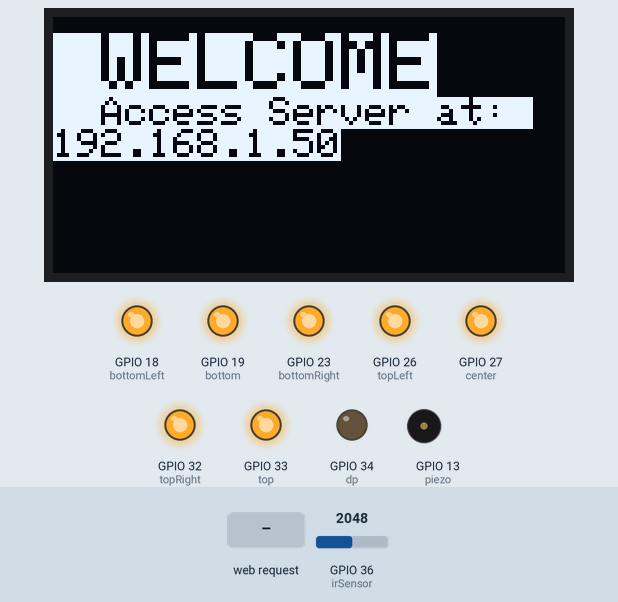
Bench run of a sketch on a simulated ESP32. Shown: 128×64 one-colour display, output pins drawn as LEDs (lit = HIGH), buzzer (waves = sounding, pin HIGH). The test bench sets the inputs (shaded band); at power-on: GPIO 36 (irSensor) = 2048. WiFi joins after 1.5 s; servers stay silent unless stated; the display library's start-up logo is not drawn; not simulated (calls return 0 or success): arduino_secrets.h; pins used as bus, display or sensor lines are not drawn; what the sketch prints to the serial monitor is not drawn.

Above: at 4.7 s.
4.8 s: HTTP request GET /H received
At 5.6 s:
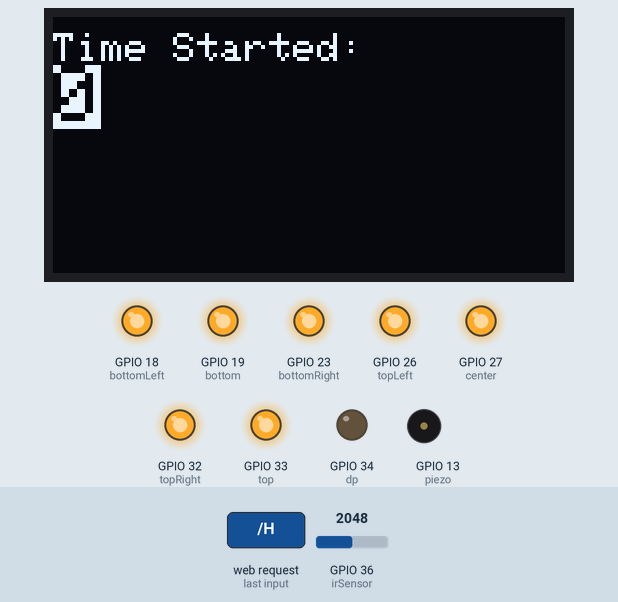
At 35.7 s:
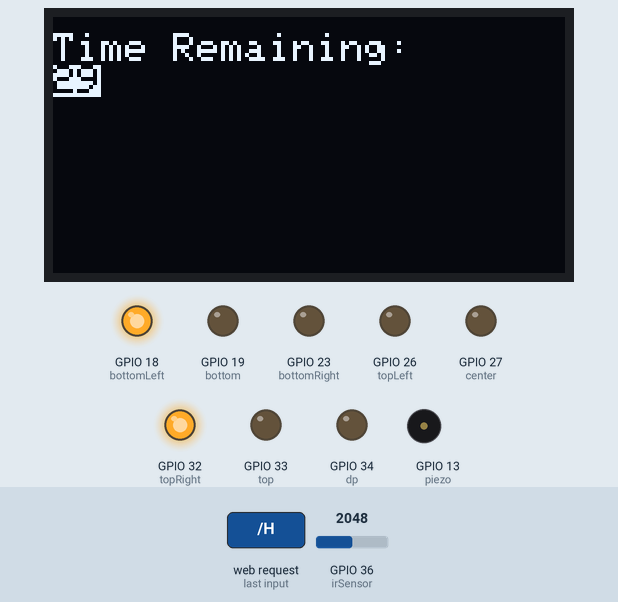
Timing chart, 0 to 36.4 s (numbered marks = the images above; inputs shaded):
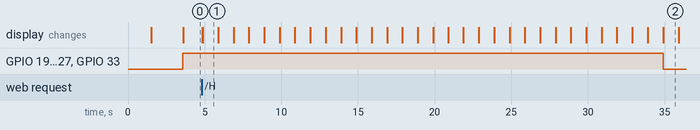

The sketch:

HACKATHON.ino
```cpp
#include <SPI.h>
#include <Wire.h>
#include <Adafruit_GFX.h>
#include <Adafruit_SSD1306.h>
#include <WebServer.h>
#include <WiFiClient.h>
#include "arduino_secrets.h"

char ssid[] = SECRET_SSID;             // your network SSID (name)
char pass[] = SECRET_PASS;           // your network key

const char* PARAM_INPUT_1 = "input1";

/*// Web text
const char index_html[] PROGMEM = R"rawliteral(
<!DOCTYPE HTML><html><head>
  <title>ESP Input Form</title>
  <meta name="viewport" content="width=device-width, initial-scale=1">
  </head><body>
  <form action="/get">
    input1: <input type="text" name="input1">
    <input type="submit" value="Submit">
  </form><br>
  <form action="/get">
    input2: <input type="text" name="input2">
    <input type="submit" value="Submit">
  </form><br>
  <form action="/get">
    input3: <input type="text" name="input3">
    <input type="submit" value="Submit">
  </form>
</body></html>)rawliteral";

void notFound(AsyncWebServerRequest *request) {
  request->send(404, "text/plain", "Not found");
}
// end web text */

#define SCREEN_WIDTH 128 // OLED display width, in pixels
#define SCREEN_HEIGHT 64 // OLED display height, in pixels
#define OLED_RESET     -1 // Reset pin # (or -1 if sharing Arduino reset pin)

Adafruit_SSD1306 display(SCREEN_WIDTH, SCREEN_HEIGHT, &Wire, OLED_RESET);

static const unsigned char PROGMEM logo_bmp[] =
{ B00000000, B11000000,
  B00000001, B11000000,
  B00000001, B11000000,
  B00000011, B11100000,
  B11110011, B11100000,
  B11111110, B11111000,
  B01111110, B11111111,
  B00110011, B10011111,
  B00011111, B11111100,
  B00001101, B01110000,
  B00011011, B10100000,
  B00111111, B11100000,
  B00111111, B11110000,
  B01111100, B11110000,
  B01110000, B01110000,
  B00000000, B00110000 };

WiFiServer server(80);

// IR Proximity Sensor and Piezo Constants
const int piezo=13;
//const int irLED = 12;
const int irSensor = 36;
int dutyCycle = 255;
int sensorValue;

//SevenSeg Display Param (ACTIVE LOW)
const int power = 25;
const int topLeft = 26;
const int top = 33;
const int topRight = 32;
const int center = 27;
const int bottomLeft = 18;
const int bottom = 19;
const int bottomRight = 23;
const int dp = 34;


void setup() {
//Set up WiFi server, OLED display, Timer, 7 segment display, IR senesor
  // WiFi Initialize
  Serial.begin(115200);
  Serial.print("Connecting Wifi: ");
  Serial.println(ssid);
  while (WiFi.begin(ssid, pass) != WL_CONNECTED) {
    Serial.print(".");
    delay(500);
  }
  Serial.println("");
  Serial.println("WiFi connected");
  server.begin();

  // OLED Initialize
  if(!display.begin(SSD1306_SWITCHCAPVCC, 0x3C)) { // Address 0x3C for 128x64
    Serial.println(F("SSD1306 allocation failed"));
    for(;;); // Don't proceed, loop forever
  }
  display.display();
  delay(2000); // Pause for 2 seconds

  // Clear the buffer
  display.clearDisplay();

  // IR Proximity Sensor Initialize
  pinMode(irSensor,INPUT);
  ledcSetup(0,2500,8);
  ledcAttachPin(piezo,0);

  // SevenSegDisplay initialize
  pinMode(power,OUTPUT);
  pinMode(topLeft,OUTPUT);
  pinMode(topRight,OUTPUT);
  pinMode(top,OUTPUT);
  pinMode(center,OUTPUT);
  pinMode(bottomLeft,OUTPUT);
  pinMode(bottom,OUTPUT);
  pinMode(bottomRight,OUTPUT);
  pinMode(dp,OUTPUT);
  digitalWrite(power,HIGH);
  sevenSegDisplay(0);
 }

int value = 0;

void loop() {
// First initialize website, and provide prompt on OLED

WiFiClient client = server.available();     // listen for incoming clients
initialdisplay();
  if (client) {                             // if you get a client,
startTimerDisplay();                        // Tell the user to press the button to start the timer
                                            // in a perfect world I could set this up to receive some kind of input from the client
    String currentLine = "";                // make a String to hold incoming data from the client
    while (client.connected()) {            // loop while the client's connected
      if (client.available()) {             // if there's bytes to read from the client,
        char c = client.read();             // read a byte, then
        if (c == '\n') {                    // if the byte is a newline character

          if (currentLine.length() == 0) {
            client.println("HTTP/1.1 200 OK");
            client.println("Content-type:text/html");
            client.println();
            client.println();

            client.print("Click <a href=\"/H\">here</a> to begin the activity timer!<br>");

            client.println();
            break;
          } else {
            currentLine = "";
          }
        } else if (c != '\r') {  // if you got anything else but a carriage return character,
          currentLine += c;      // add it to the end of the currentLine
        }

        // Check to see if the client request was
        if (currentLine.endsWith("GET /H")) {
          startTimer();               // starts the timer!
        }
      }
    }
 // close the connection:
    client.stop();
  }
}

void startTimer(void) {
  uint32_t timer = millis();           // set up timer using millis()
  while(true) {
    display.clearDisplay();
    display.setTextSize(1);
    display.setTextColor(SSD1306_WHITE);
    display.setCursor(0,4);
    display.println(F("Time Started:"));
    display.setTextSize(2);
    display.setTextColor(SSD1306_BLACK,SSD1306_WHITE);
    int timeRemaining = (millis() - timer)/1000;
    display.println(timeRemaining);
    display.display();
  if (millis() - timer > 30000)        // use 30 seconds for demo
  {
    timer = millis();                   // once 30 seconds elapses, reset timer before entering while
    while (millis() - timer < 30000)   // this is technically the point you're supposed to get out of your chair
    {                                  // include some kind of update to the website?
      display.clearDisplay();
      display.setTextSize(1);
      display.setTextColor(SSD1306_WHITE);
      display.setCursor(0,4);
      display.println(F("Time Remaining:"));
      display.setTextColor(SSD1306_BLACK,SSD1306_WHITE);
      timeRemaining = (30000 - (millis() - timer))/1000;
      display.println(timeRemaining);
      display.display();
      sensorValue = analogRead(irSensor);
      Serial.print("Sensor Value: ");
      Serial.println(sensorValue);
      if (sensorValue < 1000)           // Using rudimentary IR proximity sensor, check if they left their chair
        {annoyingSound();              // If they didn't, play an annoying sound at them so they leave
        getUpMessage();}               // Also send them a message!
      if (timeRemaining > 24)      // Show a count down on seven segment display.
        sevenSegDisplay(5);            // In a full-functioning system, it would display the minutes remaining
      else if (timeRemaining > 18) // this is roughly at 10x speed
        sevenSegDisplay(4);
      else if (timeRemaining > 12)
        sevenSegDisplay(3);
      else if (timeRemaining > 6)
        sevenSegDisplay(2);
      else if (timeRemaining > 0)
        sevenSegDisplay(1);
      else
        sevenSegDisplay(0);
    }
   break;}
  }
}

void initialdisplay(void) {
  display.clearDisplay();
  display.setTextSize(2);
  display.setTextColor(SSD1306_BLACK,SSD1306_WHITE);
  display.setCursor(0,4);
  display.println(F(" WELCOME"));
  display.setTextSize(1);
  display.println(F("  Access Server at: "));

  display.println(WiFi.localIP());
  display.display();
}

void startTimerDisplay(void) {
  display.clearDisplay();
  display.setTextSize(1);
  display.setTextColor(SSD1306_WHITE);
  display.setCursor(0,4);
  display.println(F("Press the button"));
  display.println(F("to get started"));
  display.display();
}

void getUpMessage(void) {
  display.clearDisplay();
  display.setTextSize(2);
  display.setTextColor(SSD1306_WHITE);
  display.setCursor(0,0);
  display.println(F("GET UP AND MOVE!"));
  display.display();
}

void sevenSegDisplay(int number) //function to control sevenSegDisplay
{
switch(number){
case 1:
  digitalWrite(topRight,LOW);
  digitalWrite(bottomRight,LOW);
  digitalWrite(top,HIGH);
  digitalWrite(topLeft,HIGH);
  digitalWrite(center,HIGH);
  digitalWrite(bottomLeft,HIGH);
  digitalWrite(bottom,HIGH);
  break;
case 2:
  digitalWrite(top,LOW);
  digitalWrite(topRight,LOW);
  digitalWrite(center,LOW);
  digitalWrite(bottomLeft,LOW);
  digitalWrite(bottom,LOW);
  digitalWrite(topLeft,HIGH);
  digitalWrite(bottomRight,HIGH);
  break;
case 3:
  digitalWrite(top,LOW);
  digitalWrite(topRight,LOW);
  digitalWrite(center,LOW);
  digitalWrite(bottomRight,LOW);
  digitalWrite(bottom,LOW);
  digitalWrite(topLeft,HIGH);
  digitalWrite(bottomLeft,HIGH);
  break;
case 4:
  digitalWrite(topLeft,LOW);
  digitalWrite(center,LOW);
  digitalWrite(topRight,LOW);
  digitalWrite(bottomRight,LOW);
  digitalWrite(top,HIGH);
  digitalWrite(bottomLeft,HIGH);
  digitalWrite(bottom,HIGH);
  break;
case 5:
  digitalWrite(top,LOW);
  digitalWrite(topLeft,LOW);
  digitalWrite(center,LOW);
  digitalWrite(bottomRight,LOW);
  digitalWrite(bottom,LOW);
  digitalWrite(topRight,HIGH);
  digitalWrite(bottomLeft,HIGH);
  break;
default:
  digitalWrite(topLeft,HIGH);
  digitalWrite(top,HIGH);
  digitalWrite(topRight,HIGH);
  digitalWrite(center,HIGH);
  digitalWrite(bottomLeft,HIGH);
  digitalWrite(bottom,HIGH);
  digitalWrite(bottomRight,HIGH);
}
}

void annoyingSound(void) {
for(int dutyCycle = 0; dutyCycle <= 255; dutyCycle++)
{
  ledcWrite(0,dutyCycle);
  delay(15);
}

//decrease the volume or pitch?
for(int dutyCycle = 255; dutyCycle >= 0; dutyCycle--)
{
  ledcWrite(0,dutyCycle);
  delay(15);
}
}
```

Measured:
- after the input at 4.8 s, GPIO 19 (bottom), GPIO 23 (bottomRight), GPIO 26 (topLeft), GPIO 27 (center), GPIO 33 (top): HIGH → LOW after 30.1 s; the display: first changes after 0.06 s (image 1 shows a later state)
- what the display in image 1 shows lasts 1.0 s, from 4.9 s to 5.9 s
